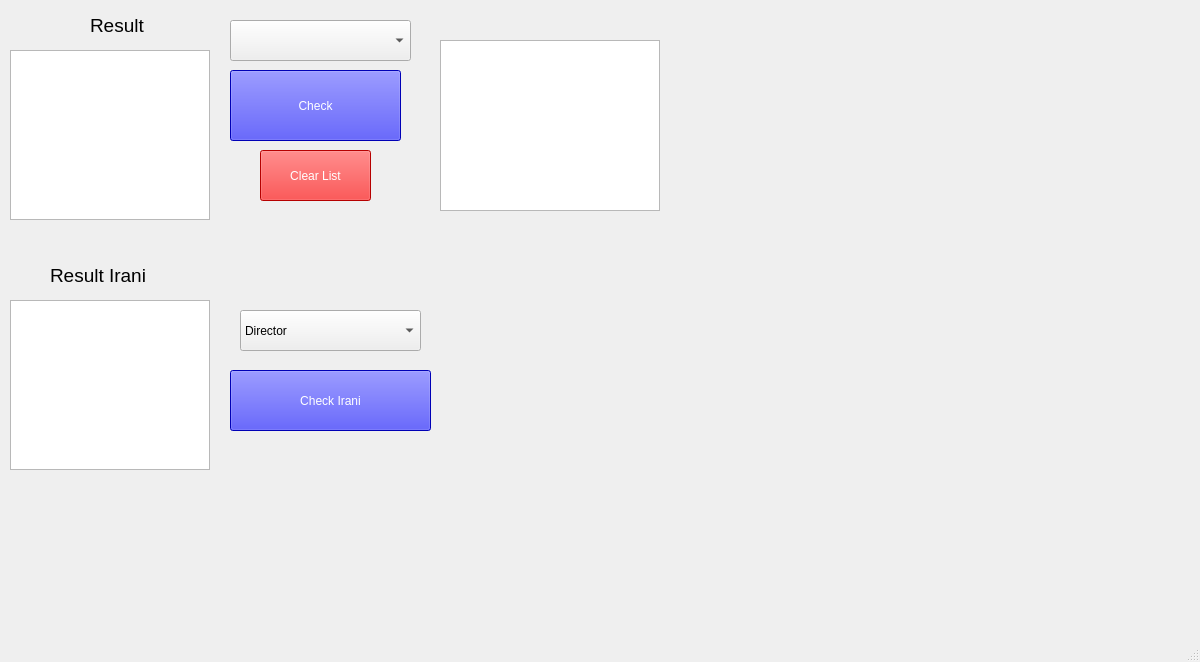
<?xml version="1.0" encoding="UTF-8"?>
<ui version="4.0">
 <class>MainWindow</class>
 <widget class="QMainWindow" name="MainWindow">
  <property name="geometry">
   <rect>
    <x>0</x>
    <y>0</y>
    <width>1200</width>
    <height>662</height>
   </rect>
  </property>
  <property name="windowTitle">
   <string>MainWindow</string>
  </property>
  <widget class="QWidget" name="centralwidget">
   <widget class="QPushButton" name="pushButton_check">
    <property name="geometry">
     <rect>
      <x>230</x>
      <y>70</y>
      <width>171</width>
      <height>71</height>
     </rect>
    </property>
    <property name="styleSheet">
     <string notr="true">background-color: rgb(0, 0, 255);
color: rgb(255, 255, 255);
font: 14pt &quot;Segoe UI&quot;;</string>
    </property>
    <property name="text">
     <string>Check</string>
    </property>
   </widget>
   <widget class="QPushButton" name="pushButton_clear">
    <property name="geometry">
     <rect>
      <x>260</x>
      <y>150</y>
      <width>111</width>
      <height>51</height>
     </rect>
    </property>
    <property name="styleSheet">
     <string notr="true">background-color: rgb(255, 0, 0);
color: rgb(255, 255, 255);
font: 14pt &quot;Segoe UI&quot;;</string>
    </property>
    <property name="text">
     <string>Clear List</string>
    </property>
   </widget>
   <widget class="QComboBox" name="comboBox">
    <property name="geometry">
     <rect>
      <x>230</x>
      <y>20</y>
      <width>181</width>
      <height>41</height>
     </rect>
    </property>
   </widget>
   <widget class="QLabel" name="label">
    <property name="geometry">
     <rect>
      <x>90</x>
      <y>10</y>
      <width>61</width>
      <height>31</height>
     </rect>
    </property>
    <property name="font">
     <font>
      <pointsize>14</pointsize>
     </font>
    </property>
    <property name="text">
     <string>Result</string>
    </property>
   </widget>
   <widget class="QListWidget" name="listWidget_result">
    <property name="geometry">
     <rect>
      <x>10</x>
      <y>50</y>
      <width>200</width>
      <height>170</height>
     </rect>
    </property>
   </widget>
   <widget class="QListWidget" name="listWidget_result_irani">
    <property name="geometry">
     <rect>
      <x>10</x>
      <y>300</y>
      <width>200</width>
      <height>170</height>
     </rect>
    </property>
   </widget>
   <widget class="QLabel" name="label_2">
    <property name="geometry">
     <rect>
      <x>50</x>
      <y>260</y>
      <width>111</width>
      <height>31</height>
     </rect>
    </property>
    <property name="font">
     <font>
      <pointsize>14</pointsize>
     </font>
    </property>
    <property name="text">
     <string>Result Irani</string>
    </property>
   </widget>
   <widget class="QPushButton" name="pushButton_check_irani">
    <property name="geometry">
     <rect>
      <x>230</x>
      <y>370</y>
      <width>201</width>
      <height>61</height>
     </rect>
    </property>
    <property name="styleSheet">
     <string notr="true">background-color: rgb(0, 0, 255);
color: rgb(255, 255, 255);
font: 14pt &quot;Segoe UI&quot;;</string>
    </property>
    <property name="text">
     <string>Check Irani</string>
    </property>
   </widget>
   <widget class="QComboBox" name="comboBox_irani">
    <property name="geometry">
     <rect>
      <x>240</x>
      <y>310</y>
      <width>181</width>
      <height>41</height>
     </rect>
    </property>
    <item>
     <property name="text">
      <string>Director</string>
     </property>
    </item>
    <item>
     <property name="text">
      <string>Actors</string>
     </property>
    </item>
    <item>
     <property name="text">
      <string>Per Genre</string>
     </property>
    </item>
    <item>
     <property name="text">
      <string>Per Info</string>
     </property>
    </item>
   </widget>
   <widget class="QListWidget" name="listWidget_hidden">
    <property name="geometry">
     <rect>
      <x>440</x>
      <y>40</y>
      <width>220</width>
      <height>171</height>
     </rect>
    </property>
   </widget>
  </widget>
  <widget class="QMenuBar" name="menubar">
   <property name="geometry">
    <rect>
     <x>0</x>
     <y>0</y>
     <width>1200</width>
     <height>21</height>
    </rect>
   </property>
  </widget>
  <widget class="QStatusBar" name="statusbar"/>
 </widget>
 <resources/>
 <connections/>
</ui>
